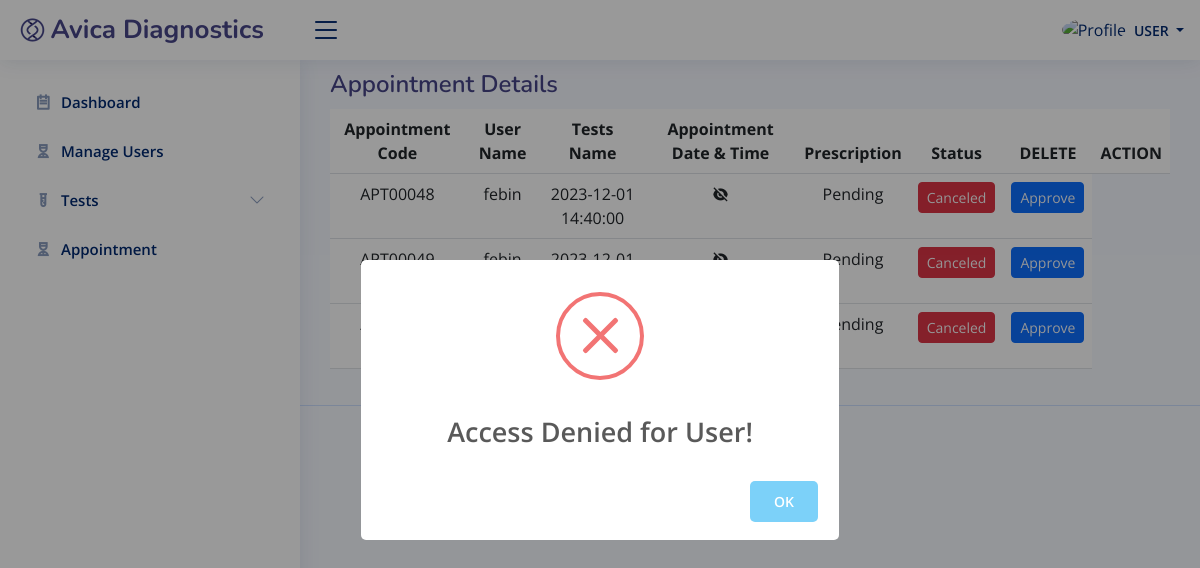
The app's page /admin/appointment.php (signed in) with its own data.
### tables this page shows
CREATE TABLE `tb_appointment_list` (
  `apt_id` int(10) NOT NULL,
  `code` varchar(100) NOT NULL,
  `user_id` int(10) NOT NULL,
  `schedule` datetime NOT NULL,
  `pres` varchar(150) NOT NULL,
  `price` int(10) NOT NULL,
  `status` int(50) NOT NULL,
  `date_created` datetime NOT NULL,
  `date_updated` datetime DEFAULT NULL
);

CREATE TABLE `tb_user` (
  `id` int(10) NOT NULL,
  `fname` text NOT NULL,
  `lname` text NOT NULL,
  `gender` varchar(30) NOT NULL,
  `contact` varchar(100) NOT NULL,
  `username` varchar(50) NOT NULL,
  `email` text NOT NULL,
  `pass` text NOT NULL,
  `dob` date NOT NULL,
  `address` text NOT NULL,
  `usertype` text NOT NULL,
  `date_created` datetime NOT NULL,
  `date_updated` datetime DEFAULT NULL
);

### admin/appointment.php (the view, shortened to what this page needs)
<?php
	include('constant/security.php');
	include('constant/header.php');
	include('constant/sidebar.php');
?>
<main id="main" class="main">
    <div class="pagetitle">
      <h1>Appointment Details</h1>
    </div>
    <section class="section">
      <div class="row">
        <div class="col-lg-12">
          <table class="table">
            <thead>
              <tr class="text-center ">
                <th scope="col">Appointment Code</th>
                <th scope="col">User Name</th>
                <th scope="col">Tests Name</th>
                <th scope="col">Appointment Date & Time</th>
                <th scope="col">Prescription</th>
                <th scope="col">Status</th>
                <th scope="col">DELETE</th>
                <th scope="col">ACTION</th>
              </tr>
            </thead>
            <tbody>
            <?php
              $sql = "SELECT
                          al.code AS appointment_code,
                          u.username AS user_name,
                          -- t.test_name AS test_name,
                          al.schedule,
                          al.status ,
                          al.apt_id ,
                          al.pres
                      FROM
                          tb_appointment_list al
                      JOIN
                          tb_user u ON al.user_id = u.id
                      -- JOIN
                      --     tb_test t ON al.test_id = t.test_id;";
              $result = $conn->query($sql);
              if ($result->num_rows > 0) {
                while ($row = $result->fetch_assoc()) {
                  echo '<tr class="text-center ">';
                  echo '<td>' . $row["appointment_code"] . '</td>';
                  echo '<td>' . $row["user_name"] . '</td>';
                  echo '<td>' . $row["schedule"] . '</td>';
                  echo "<td>" ?>
                  <?php
                  $pres=$row["pres"];
                  if($pres!==""){
                  ?>
                    <a class="d-flex justify-content-center link-dark" href=<?php echo "../assets/upload/".$row["pres"]; ?> >  <i class="ri-eye-fill"></i></a>
                  <?php
                  } else {
                  ?>
                    <i  class="ri-eye-off-fill d-flex justify-content-center "></i>
                  <?php
                  }
                  echo "<td>" ?>
                  <?php
                  $status=$row['status'];
                  if($status==0){
                    ?>
                    Pending
                    <?php
                  } elseif($status==1) {
                    ?>
                    Approved
                    <?php
                  } else {
                    ?>
                    Completed
                    <?php
                  }
                  ?>
                  <?php "</td>";
                  echo "<td>";
                  ?>
                    <button class="btn btn-danger btn-sm">
                      <a class="link-light" href="delete.php?apt_id=<?php echo $row["apt_id"]; ?>">Canceled</a>
                    </button>
                  <?php "</td>";
                    echo "<td>";
                    $status=$row['status'];
                    if($status==0){
                  ?>
                  <button class="btn btn-primary btn-sm">
                    <a class="link-light" href="update.php?apt_id=<?php echo $row["apt_id"]; ?>">Approve</a>
                  </button>
                  <?php
                    } elseif($status==1) {
                  ?>
                  <button class="btn btn-success btn-sm">
                    <a class="link-light" href="update.php?apt_id=<?php echo $row["apt_id"]; ?>">Complete</a>
                  </button>
                  <?php
                    } else {
                  ?>
                  <button class="btn btn-warning btn-sm">
                    <a class="link-light" href="result.php?apt_id=<?php echo $row["apt_id"]; ?>">Result</a>
                  </button>
                  <?php
                    }
                  echo "</td>";
                  echo "</tr>";
                }
              }
            ?>
            </tbody>
          </table>
        </div>
      </div>
    </section>
  </main>
<?php
include('constant/footer.php');
?>

### admin/assets/css/style.css (style rules this page uses)
:root { scroll-behavior: smooth; }
body { font-family: "Open Sans", sans-serif; background: #f6f9ff; color: #444444; }
a { color: #4154f1; text-decoration: none; }
h1, h2, h3, h4, h5, h6 { font-family: "Nunito", sans-serif; }
#main { margin-top: 50px; padding: 20px 30px; transition: all 0.3s; }
.pagetitle { margin-bottom: 10px; }
.pagetitle h1 { font-size: 24px; margin-bottom: 0; font-weight: 600; color: rgb(71, 69, 136); }
@media (min-width: 1200px) { #main, #footer { margin-left: 300px; } }

### records on screen
tb_appointment_list: code "APT00048", user.username "febin", schedule "2023-12-01 14:40:00", status "Pending"
tb_appointment_list: code "APT00049", user.username "febin", schedule "2023-12-01…", status "Pending"
tb_appointment_list: status "Pending"

### other values on screen
$_SESSION['usertype'] "USER"
